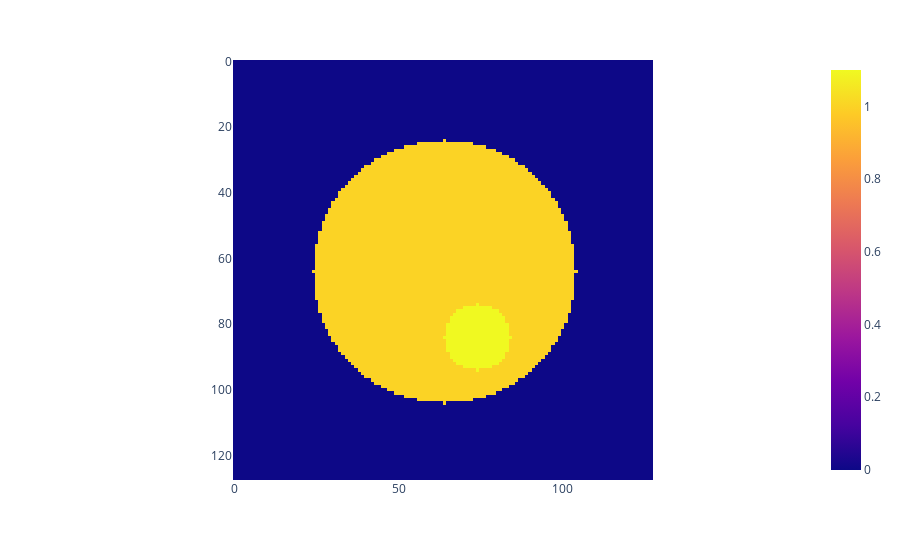

Write notebook code for a chart like this one.
### Code cell
px.imshow(cylinder_base[:,:,64]+cylinder_internal[:,:,64])

### Figure 1 — Plotly figure (JSON) as saved in the notebook; plotly's stock layout.template omitted (floating-point values rounded to 4 significant figures; data arrays with more than 128 entries replaced by an {"elided": "..."} marker saying what was removed)
{"data": [{"coloraxis": "coloraxis", "name": "0", "z": {"elided": "128x128 float values"}, "type": "heatmap", "xaxis": "x", "yaxis": "y", "hovertemplate": "x: %{x}<br>y: %{y}<br>color: %{z}<extra></extra>"}], "layout": {"xaxis": {"anchor": "y", "domain": [0, 1], "scaleanchor": "y", "constrain": "domain"}, "yaxis": {"anchor": "x", "domain": [0, 1], "autorange": "reversed", "constrain": "domain"}, "coloraxis": {"colorscale": [[0, "#0d0887"], [0.1111, "#46039f"], [0.2222, "#7201a8"], [0.3333, "#9c179e"], [0.4444, "#bd3786"], [0.5556, "#d8576b"], [0.6667, "#ed7953"], [0.7778, "#fb9f3a"], [0.8889, "#fdca26"], [1, "#f0f921"]]}, "margin": {"t": 60}}}
